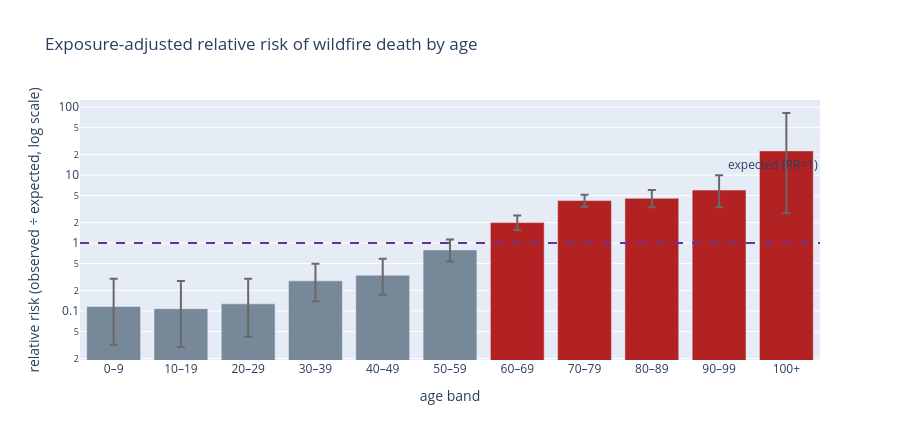

Notebook code cell kept with this figure:
### Markdown cell above
## 8. Exposure-adjusted: relative risk by age

Raw counts conflate "this age dies often" with "this age is common." To separate them we
compute an SMR-style **relative risk**: observed deaths in a band ÷ deaths *expected* if these
victims died at the national age structure's rate (`data/age-exposure-baseline.csv`). RR = 1
means a band dies exactly at its population share; above = over-represented. Error bars are
exact Poisson 95% CIs on the observed counts (wide where counts are tiny).

**Two caveats.** (1) The honest denominator is the age structure of *at-risk WUI communities*,
which skew older than the nation — so national exposure **overstates** the elderly excess
somewhat. (2) This is composition among the dead, conditional on a fatal fire — not a per-fire
hazard. Even so, the gradient is steep and monotonic: risk crosses 1 around age 60 and reaches
4–6× in the 70s–90s.

### Code cell
from scipy.stats import chi2

deaths = counts.values.astype(float)
expected = baseline.us_pop_share_pct.values / 100 * deaths.sum()
rr = deaths / expected

def poisson_ci(d):                              # exact Poisson 95% CI on a count
    lo = chi2.ppf(0.025, 2 * d) / 2 if d > 0 else 0.0
    hi = chi2.ppf(0.975, 2 * (d + 1)) / 2
    return lo, hi

ci = np.array([poisson_ci(d) for d in deaths])
lo, hi = ci[:, 0] / expected, ci[:, 1] / expected

summary = pd.DataFrame({"band": bands, "deaths": deaths.astype(int),
                        "expected": expected.round(1), "RR": rr.round(2),
                        "CI_low": lo.round(2), "CI_high": hi.round(2)}).set_index("band")
print(summary.to_string())

fig = go.Figure(go.Bar(
    x=bands, y=rr, marker_color=["firebrick" if v >= 1 else "lightslategray" for v in rr],
    error_y=dict(type="data", symmetric=False, array=hi - rr, arrayminus=rr - lo, color="dimgray"),
    hovertemplate="%{x}: RR %{y:.2f}<extra></extra>"))
fig.add_hline(y=1, line_dash="dash", line_color="rebeccapurple", annotation_text="expected (RR=1)")
fig.update_yaxes(type="log", title_text="relative risk (observed ÷ expected, log scale)")
fig.update_layout(title="Exposure-adjusted relative risk of wildfire death by age",
                  height=440, xaxis_title="age band")
fig.show()

### Figure 1 — Plotly figure (JSON) as saved in the notebook; plotly's stock layout.template omitted (floating-point values rounded to 4 significant figures)
{"data": [{"error_y": {"array": [0.1821, 0.1691, 0.1698, 0.2195, 0.2507, 0.3394, 0.5357, 0.9445, 1.483, 3.911, 59.44], "arrayminus": [0.08489, 0.07883, 0.086, 0.1393, 0.1622, 0.2582, 0.4471, 0.8101, 1.195, 2.652, 20.0], "color": "dimgray", "symmetric": false, "type": "data"}, "hovertemplate": "%{x}: RR %{y:.2f}<extra></extra>", "marker": {"color": ["lightslategray", "lightslategray", "lightslategray", "lightslategray", "lightslategray", "lightslategray", "firebrick", "firebrick", "firebrick", "firebrick", "firebrick"]}, "type": "bar", "x": ["0–9", "10–19", "20–29", "30–39", "40–49", "50–59", "60–69", "70–79", "80–89", "90–99", "100+"], "y": [0.1167, 0.1083, 0.1273, 0.2781, 0.3357, 0.7937, 2.001, 4.221, 4.551, 6.023, 22.75]}], "layout": {"annotations": [{"showarrow": false, "text": "expected (RR=1)", "x": 1, "xanchor": "right", "xref": "x domain", "y": 1, "yanchor": "bottom", "yref": "y"}], "height": 440, "shapes": [{"line": {"color": "rebeccapurple", "dash": "dash"}, "type": "line", "x0": 0, "x1": 1, "xref": "x domain", "y0": 1, "y1": 1, "yref": "y"}], "title": {"text": "Exposure-adjusted relative risk of wildfire death by age"}, "xaxis": {"title": {"text": "age band"}}, "yaxis": {"title": {"text": "relative risk (observed ÷ expected, log scale)"}, "type": "log"}}}
